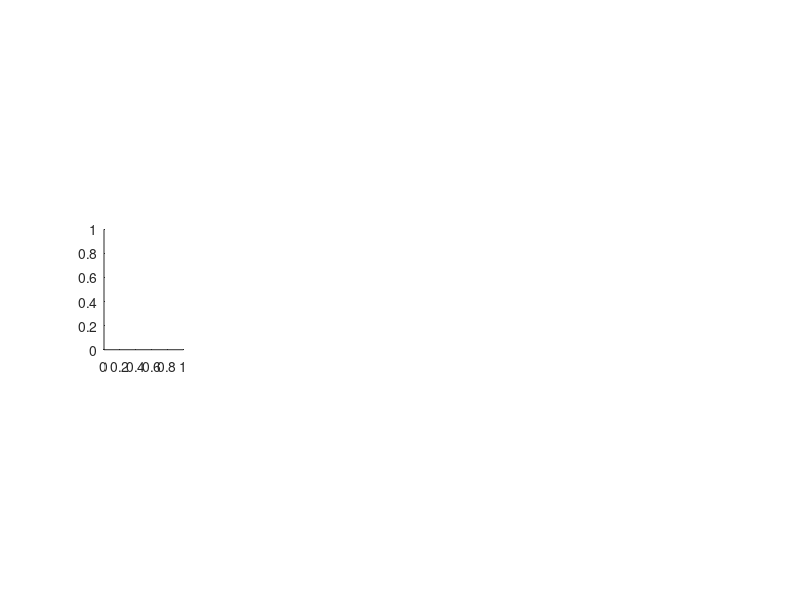

The MATLAB source for this figure: (Note: this script raises an error after producing the figure.)
for run=6:11%1:6
  subplot(3,5,run)
  
  load(['Y:\Chip\Chip20230124\run' num2str(run) '\M28D20230124R' num2str(run) 'StabDFFTAmpS004E023PF0400.mat'])
  load(['Y:\Chip\Chip20230124\run' num2str(run) '\M28D20230124R' num2str(run) 'TS.mat'])
  blank=DataCond(:,:,1);
  signal=DataCond(:,:,2:3)-blank;

  
  diffSignal=signal(:,:,2) - signal(:,:,1);
  imgsc(imgaussfilt(diffSignal,2))
  title(TS.Header.Conditions.PosCond(1:2))
  colormap(gray)
end